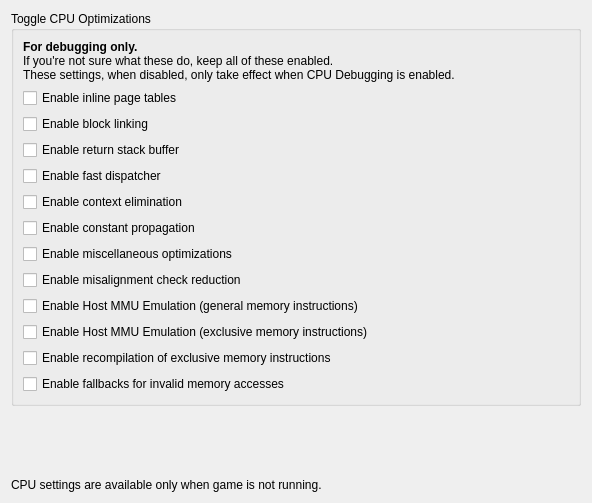
<?xml version="1.0" encoding="UTF-8"?>
<ui version="4.0">
 <class>ConfigureCpuDebug</class>
 <widget class="QWidget" name="ConfigureCpuDebug">
  <property name="geometry">
   <rect>
    <x>0</x>
    <y>0</y>
    <width>592</width>
    <height>503</height>
   </rect>
  </property>
  <property name="windowTitle">
   <string>Form</string>
  </property>
  <property name="accessibleName">
   <string>CPU</string>
  </property>
  <layout class="QVBoxLayout">
   <item>
    <layout class="QVBoxLayout">
     <item>
      <widget class="QGroupBox" name="groupBox">
       <property name="title">
        <string>Toggle CPU Optimizations</string>
       </property>
       <layout class="QVBoxLayout">
        <item>
         <widget class="QLabel" name="label">
          <property name="text">
           <string>&lt;html&gt;&lt;head/&gt;&lt;body&gt;&lt;p&gt;&lt;span style=&quot; font-weight:600;&quot;&gt;For debugging only.&lt;/span&gt;&lt;br/&gt;If you're not sure what these do, keep all of these enabled. &lt;br/&gt;These settings, when disabled, only take effect when CPU Debugging is enabled. &lt;/p&gt;&lt;/body&gt;&lt;/html&gt;</string>
          </property>
          <property name="wordWrap">
           <bool>false</bool>
          </property>
         </widget>
        </item>
        <item>
         <widget class="QCheckBox" name="cpuopt_page_tables">
          <property name="toolTip">
           <string>
            &lt;div style=&quot;white-space: nowrap&quot;&gt;This optimization speeds up memory accesses by the guest program.&lt;/div&gt;
            &lt;div style=&quot;white-space: nowrap&quot;&gt;Enabling it inlines accesses to PageTable::pointers into emitted code.&lt;/div&gt;
            &lt;div style=&quot;white-space: nowrap&quot;&gt;Disabling this forces all memory accesses to go through the Memory::Read/Memory::Write functions.&lt;/div&gt;
           </string>
          </property>
          <property name="text">
           <string>Enable inline page tables</string>
          </property>
         </widget>
        </item>
        <item>
         <widget class="QCheckBox" name="cpuopt_block_linking">
          <property name="toolTip">
           <string>
            &lt;div&gt;This optimization avoids dispatcher lookups by allowing emitted basic blocks to jump directly to other basic blocks if the destination PC is static.&lt;/div&gt;
           </string>
          </property>
          <property name="text">
           <string>Enable block linking</string>
          </property>
         </widget>
        </item>
        <item>
         <widget class="QCheckBox" name="cpuopt_return_stack_buffer">
          <property name="toolTip">
           <string>
            &lt;div&gt;This optimization avoids dispatcher lookups by keeping track potential return addresses of BL instructions. This approximates what happens with a return stack buffer on a real CPU.&lt;/div&gt;
           </string>
          </property>
          <property name="text">
           <string>Enable return stack buffer</string>
          </property>
         </widget>
        </item>
        <item>
         <widget class="QCheckBox" name="cpuopt_fast_dispatcher">
          <property name="toolTip">
           <string>
            &lt;div&gt;Enable a two-tiered dispatch system. A faster dispatcher written in assembly has a small MRU cache of jump destinations is used first. If that fails, dispatch falls back to the slower C++ dispatcher.&lt;/div&gt;
           </string>
          </property>
          <property name="text">
           <string>Enable fast dispatcher</string>
          </property>
         </widget>
        </item>
        <item>
         <widget class="QCheckBox" name="cpuopt_context_elimination">
          <property name="toolTip">
           <string>
            &lt;div&gt;Enables an IR optimization that reduces unnecessary accesses to the CPU context structure.&lt;/div&gt;
           </string>
          </property>
          <property name="text">
           <string>Enable context elimination</string>
          </property>
         </widget>
        </item>
        <item>
         <widget class="QCheckBox" name="cpuopt_const_prop">
          <property name="toolTip">
           <string>
            &lt;div&gt;Enables IR optimizations that involve constant propagation.&lt;/div&gt;
           </string>
          </property>
          <property name="text">
           <string>Enable constant propagation</string>
          </property>
         </widget>
        </item>
        <item>
         <widget class="QCheckBox" name="cpuopt_misc_ir">
          <property name="toolTip">
           <string>
            &lt;div&gt;Enables miscellaneous IR optimizations.&lt;/div&gt;
           </string>
          </property>
          <property name="text">
           <string>Enable miscellaneous optimizations</string>
          </property>
         </widget>
        </item>
        <item>
         <widget class="QCheckBox" name="cpuopt_reduce_misalign_checks">
          <property name="toolTip">
           <string>
            &lt;div style=&quot;white-space: nowrap&quot;&gt;When enabled, a misalignment is only triggered when an access crosses a page boundary.&lt;/div&gt;
            &lt;div style=&quot;white-space: nowrap&quot;&gt;When disabled, a misalignment is triggered on all misaligned accesses.&lt;/div&gt;
           </string>
          </property>
          <property name="text">
           <string>Enable misalignment check reduction</string>
          </property>
         </widget>
        </item>
        <item>
         <widget class="QCheckBox" name="cpuopt_fastmem">
          <property name="toolTip">
           <string>
            &lt;div style=&quot;white-space: nowrap&quot;&gt;This optimization speeds up memory accesses by the guest program.&lt;/div&gt;
            &lt;div style=&quot;white-space: nowrap&quot;&gt;Enabling it causes guest memory reads/writes to be done directly into memory and make use of Host's MMU.&lt;/div&gt;
            &lt;div style=&quot;white-space: nowrap&quot;&gt;Disabling this forces all memory accesses to use Software MMU Emulation.&lt;/div&gt;
           </string>
          </property>
          <property name="text">
           <string>Enable Host MMU Emulation (general memory instructions)</string>
          </property>
         </widget>
        </item>
        <item>
         <widget class="QCheckBox" name="cpuopt_fastmem_exclusives">
          <property name="toolTip">
           <string>
            &lt;div style=&quot;white-space: nowrap&quot;&gt;This optimization speeds up exclusive memory accesses by the guest program.&lt;/div&gt;
            &lt;div style=&quot;white-space: nowrap&quot;&gt;Enabling it causes guest exclusive memory reads/writes to be done directly into memory and make use of Host's MMU.&lt;/div&gt;
            &lt;div style=&quot;white-space: nowrap&quot;&gt;Disabling this forces all exclusive memory accesses to use Software MMU Emulation.&lt;/div&gt;
           </string>
          </property>
          <property name="text">
           <string>Enable Host MMU Emulation (exclusive memory instructions)</string>
          </property>
         </widget>
        </item>
        <item>
         <widget class="QCheckBox" name="cpuopt_recompile_exclusives">
          <property name="toolTip">
           <string>
            &lt;div style=&quot;white-space: nowrap&quot;&gt;This optimization speeds up exclusive memory accesses by the guest program.&lt;/div&gt;
            &lt;div style=&quot;white-space: nowrap&quot;&gt;Enabling it reduces the overhead of fastmem failure of exclusive memory accesses.&lt;/div&gt;
           </string>
          </property>
          <property name="text">
           <string>Enable recompilation of exclusive memory instructions</string>
          </property>
         </widget>
        </item>
        <item>
         <widget class="QCheckBox" name="cpuopt_ignore_memory_aborts">
          <property name="toolTip">
           <string>
            &lt;div style=&quot;white-space: nowrap&quot;&gt;This optimization speeds up memory accesses by allowing invalid memory accesses to succeed.&lt;/div&gt;
            &lt;div style=&quot;white-space: nowrap&quot;&gt;Enabling it reduces the overhead of all memory accesses and has no impact on programs that don't access invalid memory.&lt;/div&gt;
           </string>
          </property>
          <property name="text">
           <string>Enable fallbacks for invalid memory accesses</string>
          </property>
         </widget>
        </item>
       </layout>
      </widget>
     </item>
    </layout>
   </item>
   <item>
    <spacer name="verticalSpacer">
     <property name="orientation">
      <enum>Qt::Vertical</enum>
     </property>
     <property name="sizeHint" stdset="0">
      <size>
       <width>20</width>
       <height>40</height>
      </size>
     </property>
    </spacer>
   </item>
   <item>
    <widget class="QLabel" name="label_disable_info">
     <property name="text">
      <string>CPU settings are available only when game is not running.</string>
     </property>
     <property name="wordWrap">
      <bool>true</bool>
     </property>
    </widget>
   </item>
  </layout>
 </widget>
 <resources/>
 <connections/>
</ui>
